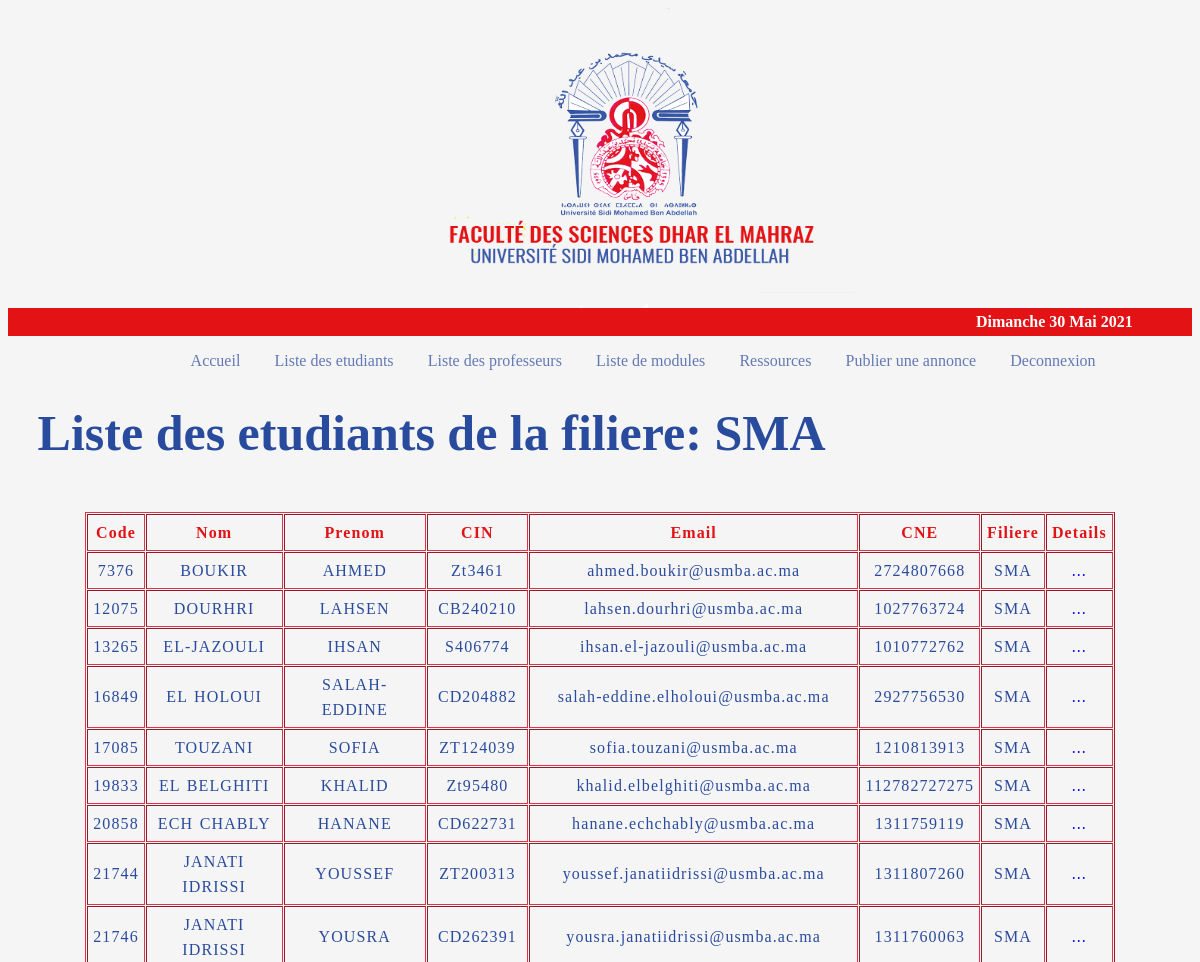
Before: /website/html/students_list.php?codeF=SMA (signed in, upper part) with the older database file.
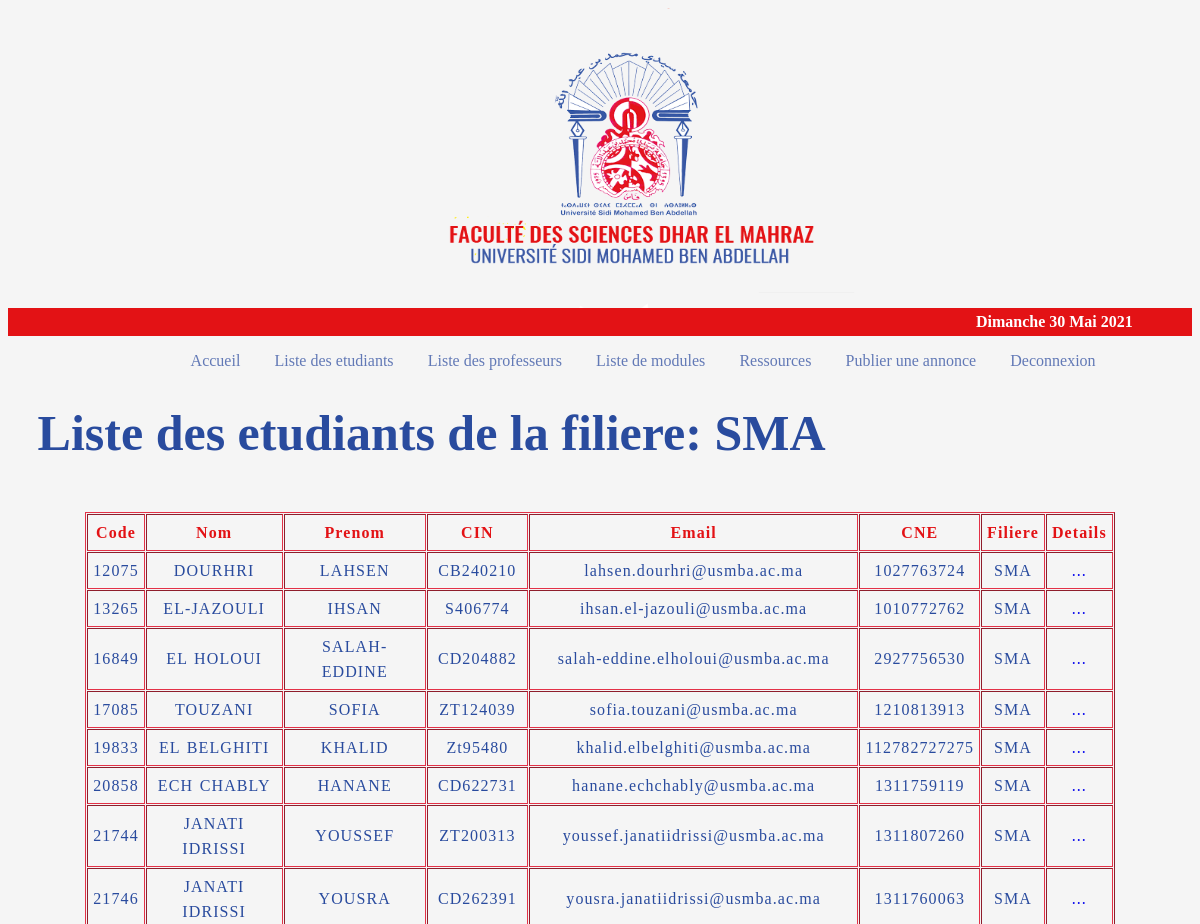
After: the same page with the newer database file.
### tables this page shows
CREATE TABLE `etudiants` (
  `code_etudiant` int(6) NOT NULL,
  `nom` varchar(100) NOT NULL,
  `prenom` varchar(100) NOT NULL,
  `cin` varchar(10) NOT NULL,
  `email` varchar(100) NOT NULL,
  `cne` varchar(14) NOT NULL,
  `id_filiere` varchar(4) NOT NULL
);

### website/html/templates/data.php (called while the page is built, shortened)
<?php
require('config.php');
$sql = 'SELECT * FROM etudiants;';
$result = mysqli_query($conn,$sql);
$etudiants = [];
while($etudiant = mysqli_fetch_assoc($result)){
	$etudiants[] = $etudiant;
}
function getListeParFiliere($filiere){
	global $etudiants;
	$etudiants_filiere = [];
	foreach ( $etudiants as $etudiant ) {
		if ( $etudiant["id_filiere"] == $filiere ){
			$etudiants_filiere[] = $etudiant;
		}
	}
	return $etudiants_filiere;
}
?>

### website/html/students_list.php (the view, shortened to what this page needs)
 <?php
if (isset($_SESSION['user_id']) && isset($_SESSION['user_email'])) {
if(isset($_GET["codeF"])){
	$id_filiere = $_GET["codeF"];
}
else{
	$id_filiere = 'SMI';
}
require('templates/data.php');
$listeEtudiantsFiliere = getListeParFiliere($id_filiere);
$nbEtudiantsFiliere = count($listeEtudiantsFiliere);
?>
<!DOCTYPE html>
<html>
<head>
	<link rel="stylesheet" type="text/css" href="../css/style.css">
</head>
<body>
<header id="mainHeader">
	<?php
		include("templates/header.php");
	 ?>
<?php
	include('templates/nav.php');
?>
	<div id="main">
		<h1>Liste des etudiants de la filiere: <?php echo "$id_filiere"; ?></h1>
	</div>
</header>
<section>
<center>
	    <table border="table" cellspacing="1px" cellpadding="5px">
			<thead>
				<tr>
					<th>Code</th>
					<th>Nom</th>
					<th>Prenom</th>
					<th>CIN</th>
					<th>Email</th>
					<th>CNE</th>
					<th>Filiere</th>
					<th>Details</th>
				</tr>
			</thead>
			<tbody>
				<?php
				for ($i=0; $i < $nbEtudiantsFiliere ; $i++) {
					$codeE = $listeEtudiantsFiliere[$i]['code_etudiant'];
				 	echo "
					 	<tr>
						 	<td>$codeE</td>
					 		<td>{$listeEtudiantsFiliere[$i]['nom']}</td>
					 		<td>{$listeEtudiantsFiliere[$i]['prenom']}</td>
					 		<td>{$listeEtudiantsFiliere[$i]['cin']}</td>
					 		<td>{$listeEtudiantsFiliere[$i]['email']}</td>
					 		<td>{$listeEtudiantsFiliere[$i]['cne']}</td>
					 		<td>{$listeEtudiantsFiliere[$i]['id_filiere']}</td>
					 		<td>";
					 ?>
					<a style = "text-decoration: none;" class= 'details' href='student_details.php?codeE=<?=$codeE?>'> ... </a>
					<?php
					echo"  </td>
					 	</tr>
					";
				 }
				 ?>
			</tbody>
		</table>
</center>
</section>
<?php
}else {
 header("Location: index.php");
}
?>
</body>
</html>

Changed rows visible on the page:
removed etudiants: code_etudiant "7376", nom "BOUKIR", prenom "AHMED", cin "Zt3461", email "ahmed.boukir@usmba.ac.ma", cne "2724807668", id_filiere "SMA"
